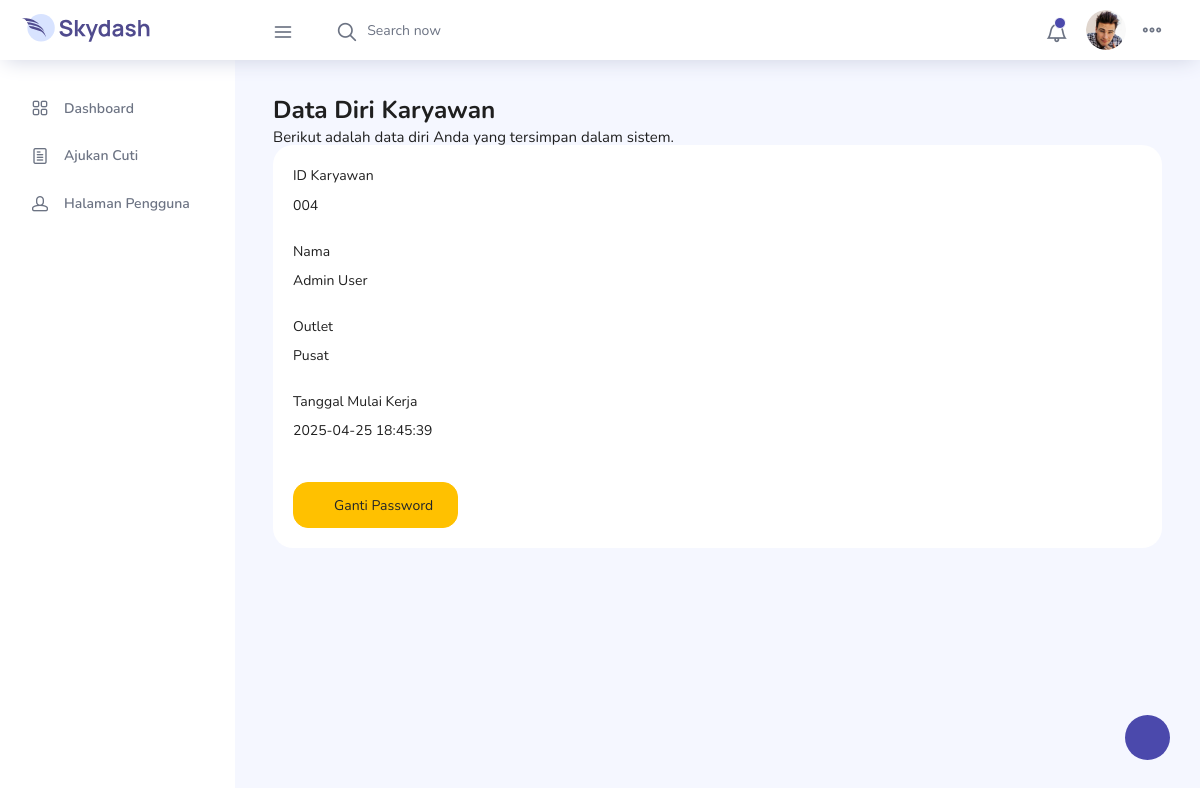
/pages/user/akun.php (signed in), run on an earlier commit of the app's database.
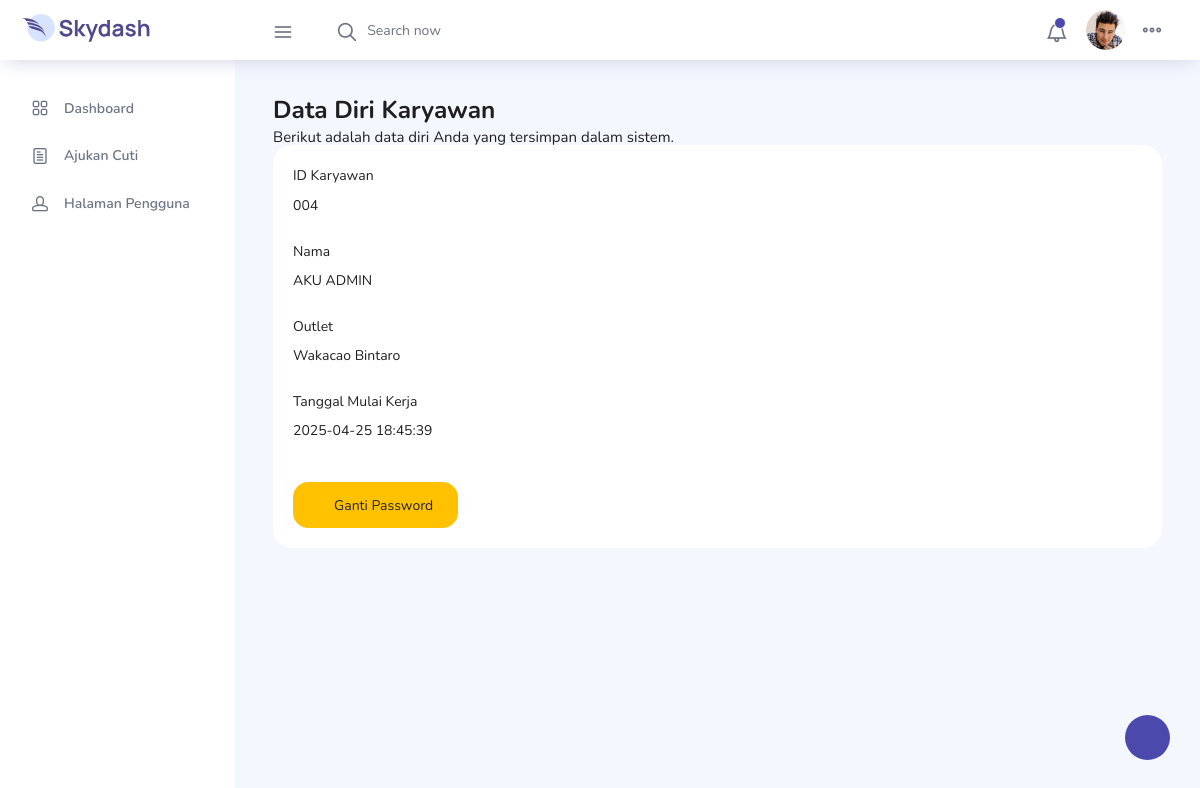
And on a later commit of the database.
### tables this page shows
CREATE TABLE `users` (
  `id` int(11) NOT NULL,
  `id_karyawan` varchar(10) NOT NULL,
  `nama` varchar(100) NOT NULL,
  `email` varchar(100) NOT NULL,
  `password` varchar(255) NOT NULL,
  `outlet` varchar(50) NOT NULL,
  `role` enum('admin','karyawan','supervisor') NOT NULL DEFAULT 'karyawan',
  `created_at` timestamp NOT NULL DEFAULT current_timestamp(),
  `updated_at` timestamp NOT NULL DEFAULT current_timestamp() ON UPDATE current_timestamp()
);

### config.php (called while the page is built, shortened)
<?php
require_once 'database.php';
function sanitize($input) {
    global $koneksi;
    return mysqli_real_escape_string($koneksi, trim($input));
}
function getKaryawanId() {
    return $_SESSION['id_karyawan'] ?? '';
}
?>

### pages/user/akun.php (the view, shortened to what this page needs)
<?php
require_once '../../config.php';
$id_karyawan = getKaryawanId();
$user = null;
$query = "SELECT * FROM users WHERE id_karyawan = '" . sanitize($id_karyawan) . "' LIMIT 1";
$result = mysqli_query($koneksi, $query);
if ($result && mysqli_num_rows($result) > 0) {
    $user = mysqli_fetch_assoc($result);
}
?>
<!DOCTYPE html>
<html lang="en">
<head>
  <link rel="stylesheet" href="../../vendors/feather/feather.css">
  <link rel="stylesheet" href="../../vendors/ti-icons/css/themify-icons.css">
  <link rel="stylesheet" href="../../vendors/css/vendor.bundle.base.css">
  <link rel="stylesheet" href="../../css/vertical-layout-light/style.css">
</head>
<body>
  <div class="container-scroller">
    <nav class="navbar col-lg-12 col-12 p-0 fixed-top d-flex flex-row">
      <div class="text-center navbar-brand-wrapper d-flex align-items-center justify-content-center">
        <a class="navbar-brand brand-logo mr-5" href="../../index.html"><img src="../../images/logo.svg" class="mr-2" alt="logo"/></a>
      </div>
      <div class="navbar-menu-wrapper d-flex align-items-center justify-content-end">
        <button class="navbar-toggler navbar-toggler align-self-center" type="button" data-toggle="minimize">
          <span class="icon-menu"></span>
        </button>
        <ul class="navbar-nav mr-lg-2">
          <li class="nav-item nav-search d-none d-lg-block">
            <div class="input-group">
              <div class="input-group-prepend hover-cursor" id="navbar-search-icon">
                <span class="input-group-text" id="search">
                  <i class="icon-search"></i>
                </span>
              </div>
              <input type="text" class="form-control" id="navbar-search-input" placeholder="Search now" aria-label="search" aria-describedby="search">
            </div>
          </li>
        </ul>
        <ul class="navbar-nav navbar-nav-right">
          <li class="nav-item dropdown">
            <a class="nav-link count-indicator dropdown-toggle" id="notificationDropdown" href="#" data-toggle="dropdown">
              <i class="icon-bell mx-0"></i>
              <span class="count"></span>
            </a>
          </li>
          <li class="nav-item nav-profile dropdown">
            <a class="nav-link dropdown-toggle" href="#" data-toggle="dropdown" id="profileDropdown">
              <img src="../../images/faces/face28.jpg" alt="profile"/>
            </a>
          </li>
          <li class="nav-item nav-settings d-none d-lg-flex">
            <a class="nav-link" href="#">
              <i class="icon-ellipsis"></i>
            </a>
          </li>
        </ul>
      </div>
    </nav>
    <div class="container-fluid page-body-wrapper">
      <div class="theme-setting-wrapper">
        <div id="settings-trigger"><i class="ti-settings"></i></div>
      </div>
      <?php include_once 'sidebar.php'; ?>
      <div class="content-wrapper">
        <div class="row">
          <div class="col-md-12 grid-margin">
            <div class="row">
              <div class="col-12 col-xl-8 mb-4 mb-xl-0">
                <h3 class="font-weight-bold">Data Diri Karyawan</h3>
                <h6 class="font-weight-normal mb-0">Berikut adalah data diri Anda yang tersimpan dalam sistem.</h6>
              </div>
              <div class="col-12">
                <div class="card">
                  <div class="card-body">
                    <form>
                      <div class="form-group">
                        <label>ID Karyawan</label>
                        <p class="form-control-static"><?= htmlspecialchars($user['id_karyawan']) ?></p>
                      </div>
                      <div class="form-group">
                        <label>Nama</label>
                        <p class="form-control-static"><?= htmlspecialchars($user['nama']) ?></p>
                      </div>
                      <div class="form-group">
                        <label>Outlet</label>
                        <p class="form-control-static"><?= htmlspecialchars($user['outlet']) ?></p>
                      </div>
                      <div class="form-group">
                        <label>Tanggal Mulai Kerja</label>
                        <p class="form-control-static"><?= htmlspecialchars($user['created_at']) ?></p>
                      </div>
                      <button type="button" class="btn btn-warning mt-3" data-toggle="modal" data-target="#gantiPasswordModal">
                        <i class="ti ti-lock"></i> Ganti Password
                      </button>
                    </form>
                  </div>
                </div>
              </div>
            </div>
          </div>
        </div>
      </div>
    </div>
  </div>
</body>
</html>

What changed in the data, as far as the page shows it:
changed users: nama "Admin User" → "AKU ADMIN"; outlet "Pusat" → "Wakacao Bintaro"
